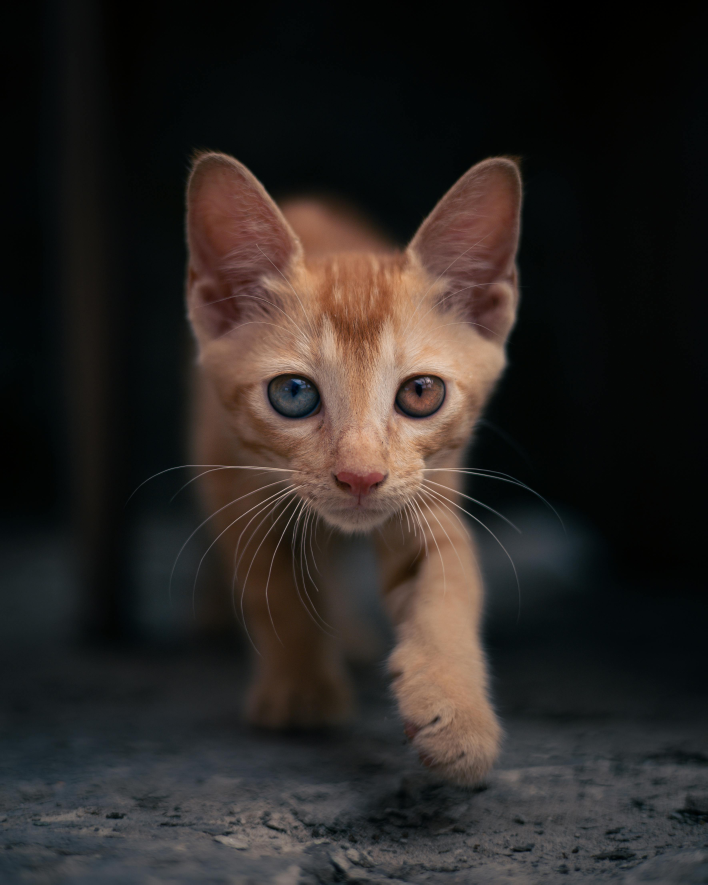
#> input picture color_segmentation/images/cat_alley_segment.jpg, 3536 x 4421 px (shown at 1/5 size)
$ python color_segmentation1.py
#> lines starting #> are read from the running program, lines starting #| are printed output that depends on the picture; after the words box and inside, x2 and y2 are one past the last pixel; in counts of white or black regions, pixels touching at a corner belong together
#!/usr/bin/env python
# coding: utf-8

# # Color Segmentation

# In this notebook we will use the HSV color space to segment images based on color.

# In[1]:


import numpy as np
import cv2
import matplotlib.pyplot as plt
plt.rcParams['image.cmap'] = 'gray'


# We will use a color dictionary that will enable us to choose the colors that we want

# In[2]:


color_dict_HSV = {'black': [[180, 255, 30], [0, 0, 0]],
              'white': [[180, 18, 255], [0, 0, 231]],
              'red1': [[180, 255, 255], [159, 50, 70]],
              'red2': [[9, 255, 255], [0, 50, 70]],
              'green': [[89, 255, 255], [36, 50, 70]],
              'blue': [[128, 255, 255], [90, 50, 70]],
              'yellow': [[35, 255, 255], [25, 50, 70]],
              'purple': [[158, 255, 255], [129, 50, 70]],
              'orange': [[24, 255, 255], [10, 50, 70]],
              'gray': [[180, 18, 230], [0, 0, 40]]}


# Let us now take a look at examples of segmentation.

# ## First Example

# In[3]:


cat_alley = cv2.imread('images/cat_alley_segment.jpg', cv2.IMREAD_COLOR)
#> cat_alley is the input picture: shape (4421, 3536, 3); mean B, G, R 35.7, 38.5, 43.4

plt.figure(figsize=[10,5])
plt.imshow(cat_alley[:, :, ::-1])


# We are going to segment the image above (most of it atleast).
# To do this, we will use cv2.inRange function with the HSV of this image.
# It returns a mask (values 0 & 255).

# Just a note: Hue is about identifying the core color.
# It refers to the dominant color family of a specific color.
# It’s the underlying base color of the mixture you’re looking at

# In[4]:


#convert to hsv
cat_hsv = cv2.cvtColor(cat_alley, cv2.COLOR_BGR2HSV)
#> cat_hsv: shape (4421, 3536, 3); mean H, S, V 65.2, 89.6, 47


# In[5]:


#returns a mask
def mask_builder(hsv, hue):
#> called with hue = 'red1'
    lower = np.array(color_dict_HSV[hue][1])
    upper = np.array(color_dict_HSV[hue][0])

    return cv2.inRange(hsv, lower, upper) #mask
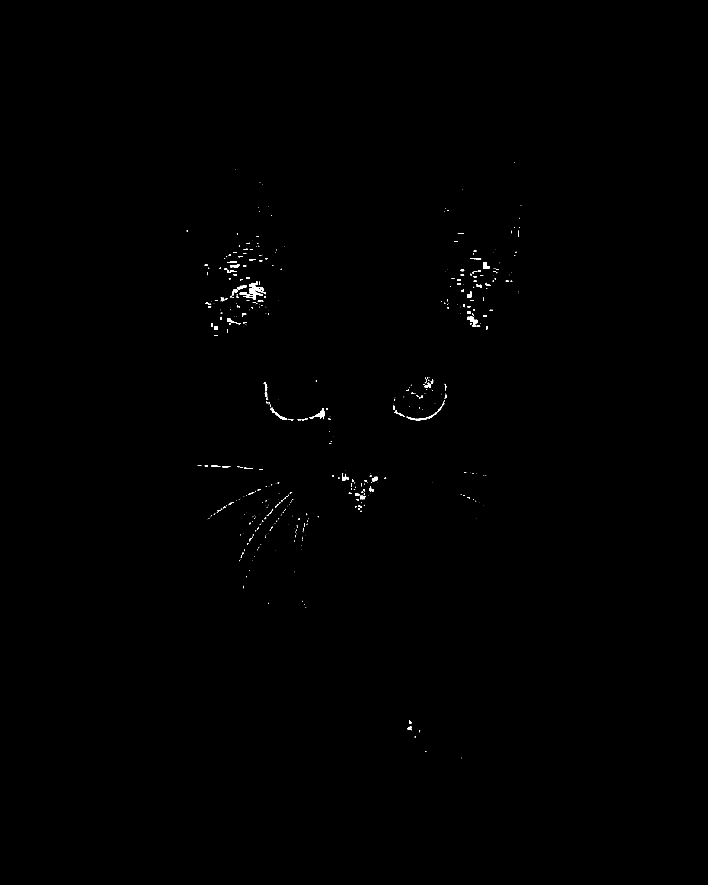
#> returned value: shape (4421, 3536) (shown at 1/5 size); 0.15% white; 605 white regions (418 under 20 px), largest, box (x1, y1, x2, y2) and area: (1247, 1408, 1316, 1458) 1661, (1548, 2040, 1622, 2096) 1135, (2337, 1584, 2388, 1632) 1093


# The cat image contains many different hues so we will create various masks

# In[6]:


red1_mask = mask_builder(cat_hsv, 'red1')
red2_mask = mask_builder(cat_hsv, 'red2')
#> in mask_builder (call 2), `return cv2.inRange(hsv, lower, upper)`: returned value: shape (4421, 3536); 8% white; 3096 white regions (2306 under 20 px), largest, box (x1, y1, x2, y2) and area: (932, 785, 1995, 2666) 629022, (2042, 788, 2609, 1728) 315218, (1412, 1002, 2038, 1377) 91623
orange_mask = mask_builder(cat_hsv, 'orange')
#> in mask_builder (call 3), `return cv2.inRange(hsv, lower, upper)`: returned value: shape (4421, 3536); 9.7% white; 3511 white regions (2883 under 20 px), largest, box (x1, y1, x2, y2) and area: (983, 768, 2543, 3904) 1399206, (1133, 2404, 1536, 2595) 10593, (1927, 2963, 2052, 3136) 8305


# In[7]:


#A combination of reds
reds = cv2.bitwise_or(red1_mask, red2_mask)
#> reds: shape (4421, 3536); 8.1% white; 3062 white regions (2282 under 20 px), largest, box (x1, y1, x2, y2) and area: (932, 785, 1995, 2666) 644008, (2042, 788, 2609, 1728) 320349, (1412, 1002, 2038, 1377) 91623

#A combination of reds and orange
red_oranges = cv2.bitwise_or(orange_mask, reds)
#> red_oranges: shape (4421, 3536); 17.8% white; 2350 white regions (2247 under 20 px), largest, box (x1, y1, x2, y2) and area: (932, 757, 2610, 3904) 2755188, (2004, 1905, 2216, 2064) 18874, (1209, 2643, 1352, 2978) 2049


# In[8]:


#This is what we have as our final mask
plt.figure(figsize=[10, 5])
plt.imshow(red_oranges)


# In[9]:


#Now to build our image
#We and the BGR image with itself and apply the inRange mask
cat_segment = cv2.bitwise_and(cat_alley, cat_alley, mask=red_oranges)

plt.figure(figsize=[10, 5])
plt.imshow(cat_segment[:, :, ::-1])


# Wow! Our cat is missing 3 legs and an eye... Oh well!
# We can also do this by using the Hue channel.

# In[10]:


#We will take the hue channel and threshold it,
#making it a mask
_, hue_mask = cv2.threshold(cat_hsv[:, :, 0], 50, 255, cv2.THRESH_BINARY_INV)
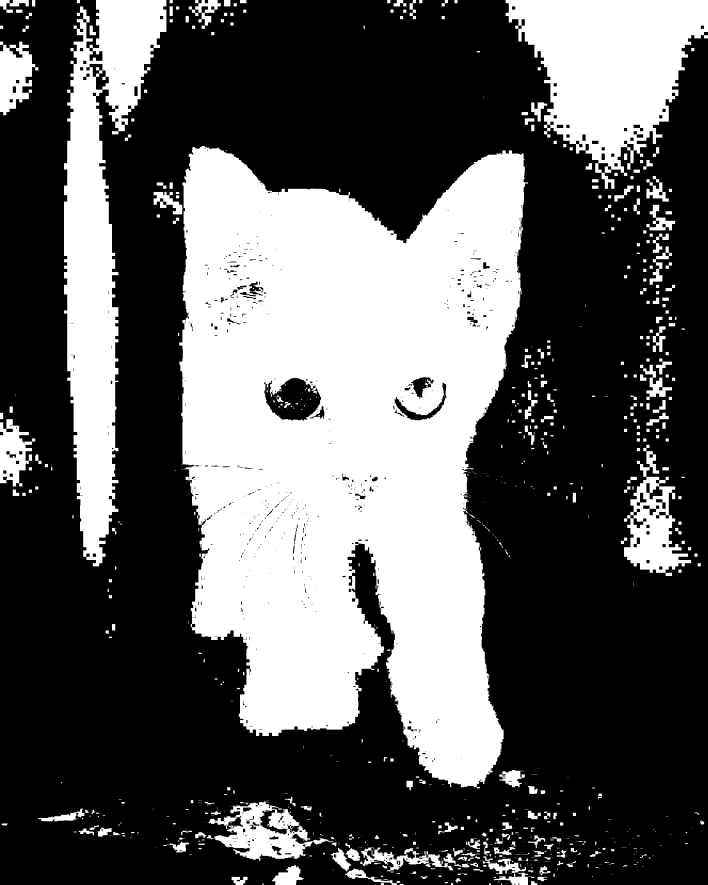
#> hue_mask: shape (4421, 3536) (shown at 1/5 size); 36% white; 1167 white regions (602 under 20 px), largest, box (x1, y1, x2, y2) and area: (896, 730, 2640, 3942) 3937356, (320, 0, 832, 2832) 641508, (2528, 0, 3536, 944) 535040

plt.figure(figsize=[10, 5])
plt.subplot(121); plt.imshow(cat_hsv[:, :, 0]); plt.title('Hue Channel')
plt.subplot(122); plt.imshow(hue_mask); plt.title('Hue Mask')


# We see that the hue mask will give us a better image. We now use it.

# In[11]:


cat_hue_segment = cv2.bitwise_and(cat_alley, cat_alley, mask=hue_mask)
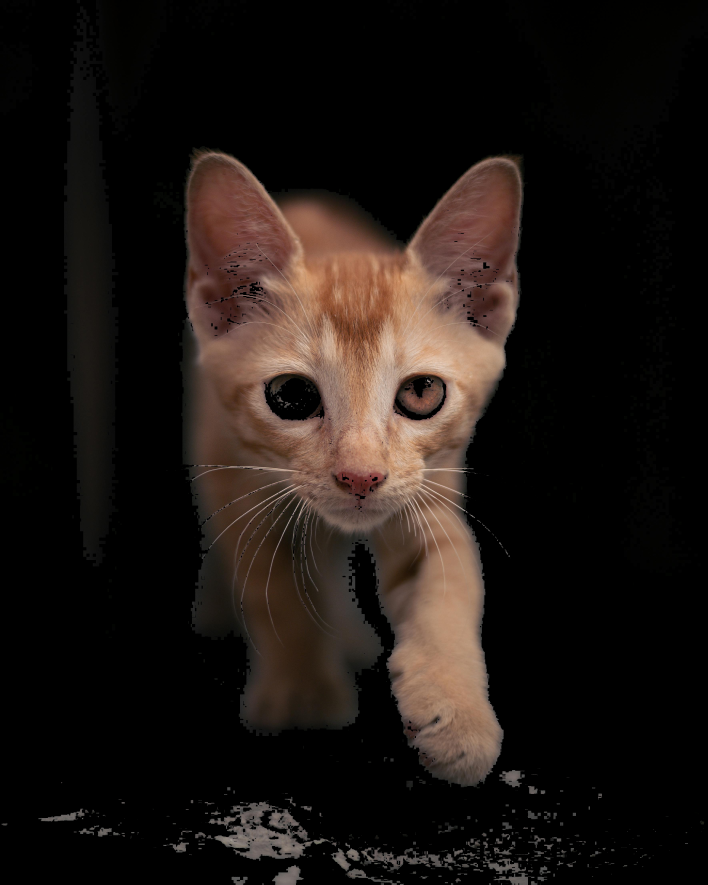
#> cat_hue_segment: shape (4421, 3536, 3) (shown at 1/5 size); mean B, G, R 18.9, 22.6, 29.9

plt.figure(figsize=[10, 5])
plt.imshow(cat_hue_segment[:, :, ::-1])


# We see we now have a better image.

# ## Second Example

# In[12]:


#We will now try a second example... a flower
flower_plus = cv2.imread('images/red_hibiscus.jpg')
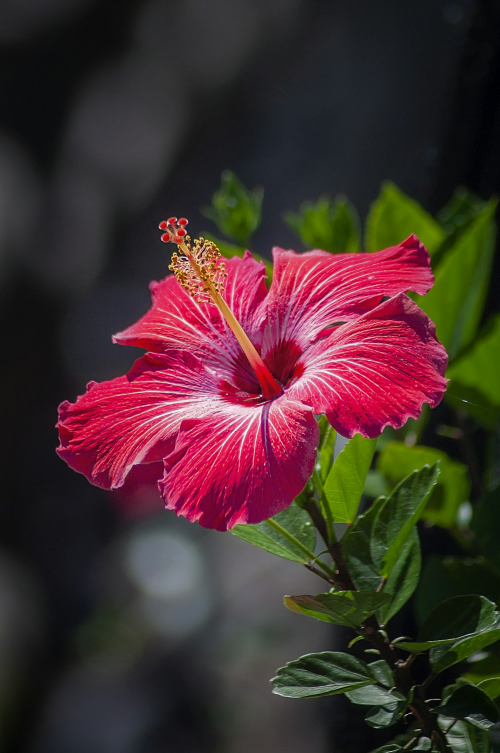
#> input picture color_segmentation/images/red_hibiscus.jpg, 1000 x 1506 px (shown at 1/2 size)
#> flower_plus is the input picture: shape (1506, 1000, 3); mean B, G, R 46.4, 47.2, 69.2

plt.figure(figsize=[10, 5])
plt.imshow(flower_plus[:, :, ::-1])


# Our aim is to segment the flower portion only.
# For that we need to know the hues that make it up.

# In[13]:


#We convert to hsv
flower_hsv = cv2.cvtColor(flower_plus, cv2.COLOR_BGR2HSV)
#> flower_hsv: shape (1506, 1000, 3); mean H, S, V 94.6, 95.4, 75.5


# In[14]:


#Here I only build the red1 and orange color masks
#However, prevoiusly I had built multiple and displayed them
#to see which primary colors exist in the image
red1_mask = mask_builder(flower_hsv, 'red1')
#> in mask_builder (call 4), `return cv2.inRange(hsv, lower, upper)`: returned value: shape (1506, 1000); 18.3% white; 64 white regions (49 under 20 px), largest, box (x1, y1, x2, y2) and area: (109, 468, 896, 1065) 275108, (382, 559, 407, 585) 220, (356, 437, 377, 451) 146
red2_mask = mask_builder(flower_hsv, 'red2')
#> in mask_builder (call 5), `return cv2.inRange(hsv, lower, upper)`: returned value: shape (1506, 1000); 0.58% white; 434 white regions (391 under 20 px), largest, box (x1, y1, x2, y2) and area: (393, 562, 523, 731) 1340, (317, 434, 374, 488) 1330, (395, 494, 465, 625) 1212
orange_mask = mask_builder(flower_hsv, 'orange')
#> in mask_builder (call 6), `return cv2.inRange(hsv, lower, upper)`: returned value: shape (1506, 1000); 0.73% white; 102 white regions (68 under 20 px), largest, box (x1, y1, x2, y2) and area: (354, 470, 509, 704) 6319, (336, 504, 394, 581) 1303, (571, 1190, 617, 1219) 511


# In[15]:


#Displaying the acceptable colors
#The three colors here give us the most acceptable range,
#and,combined, give us the mask we desire
plt.figure(figsize=[12, 4])
plt.subplot(131); plt.imshow(red1_mask); plt.title('Red1 Mask')
plt.subplot(132); plt.imshow(red2_mask); plt.title('Red2 Mask')
plt.subplot(133); plt.imshow(orange_mask); plt.title('Orange Mask')


# In[16]:


#Mixing the masks into a final mask
reds = cv2.bitwise_or(red1_mask, red2_mask)
#> reds: shape (1506, 1000); 18.9% white; 85 white regions (75 under 20 px), largest, box (x1, y1, x2, y2) and area: (109, 467, 897, 1065) 282192, (317, 433, 377, 488) 2008, (362, 501, 390, 524) 236
reds_oranges = cv2.bitwise_or(reds, orange_mask)
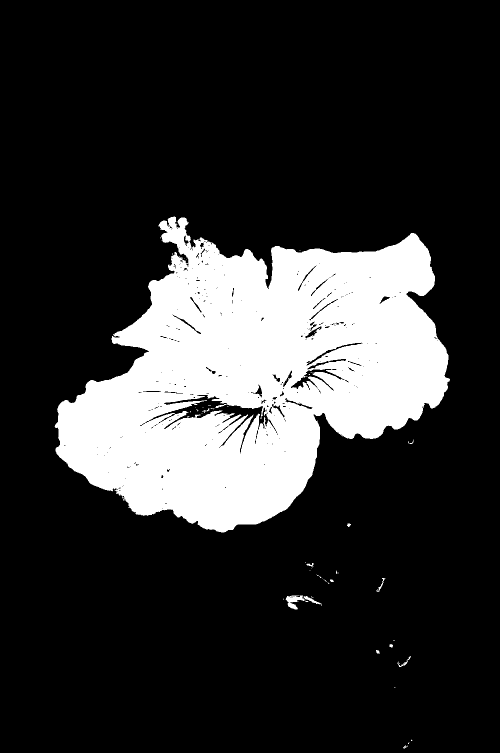
#> reds_oranges: shape (1506, 1000) (shown at 1/2 size); 19.7% white; 51 white regions (37 under 20 px), largest, box (x1, y1, x2, y2) and area: (109, 433, 900, 1065) 294658, (571, 1190, 617, 1219) 547, (607, 1192, 643, 1209) 169


# In[17]:


#Displaying our final mask
plt.figure()
plt.imshow(reds_oranges)


# In[19]:


#We will now apply the mask to the image
hibiscus = cv2.bitwise_and(flower_plus, flower_plus, mask=reds_oranges)
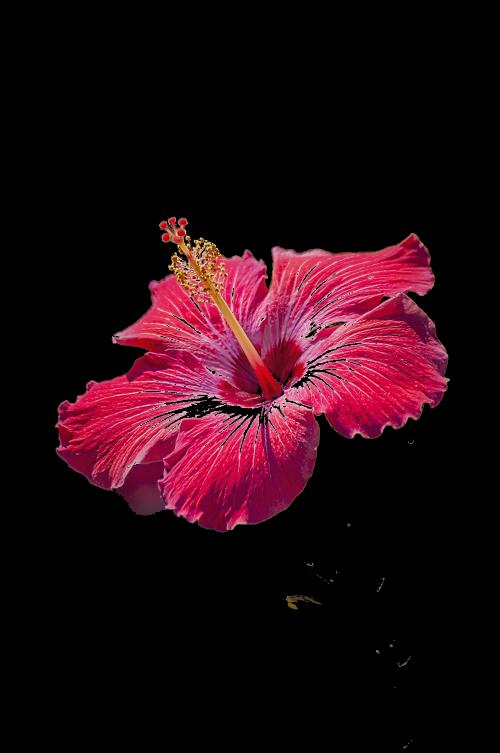
#> hibiscus: shape (1506, 1000, 3) (shown at 1/2 size); mean B, G, R 16.9, 9.3, 35.4

#displaying the flower
plt.figure()
plt.imshow(hibiscus[:, :, ::-1])


# We now have our image. We can now save it.

# In[21]:


cv2.imwrite('red_hibiscus_segmented.jpg', hibiscus)
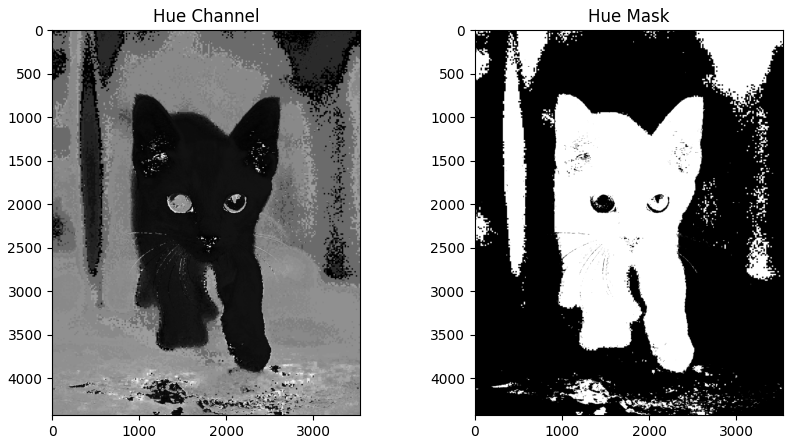
#> figure drawn by matplotlib, 2 panels
